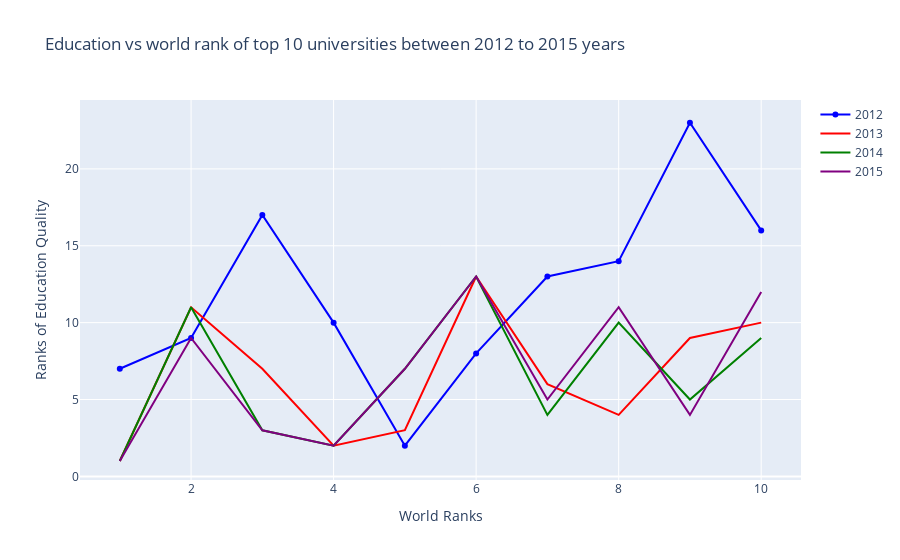

The notebook cell saved with this chart:
### Code cell
# To plot for overview on Rank of Education Quality on year 2012 for the top 10 university
trace0 = go.Scatter(
                    x=df2012.world_rank,
                    y=df2012.quality_of_education,
                    mode="lines+markers",
                    name="2012",
                    marker=dict(color="blue"),
                    text=df2012.institution+','+df2012.country,
                    )

trace1 = go.Scatter(
                    x=df2013.world_rank,
                    y=df2013.quality_of_education,
                    mode="lines",
                    name="2013",
                    marker=dict(color="red"),
                    text=df2013.institution+','+df2013.country,
                    )

trace2 = go.Scatter(
                    x=df2014.world_rank,
                    y=df2014.quality_of_education,
                    mode="lines",
                    name="2014",
                    marker=dict(color="green"),
                    text=df2014.institution+','+df2014.country,
                    )

trace3 = go.Scatter(
                    x=df2015.world_rank,
                    y=df2015.quality_of_education,
                    mode="lines",
                    name="2015",
                    marker=dict(color="purple"),
                    text=df2015.institution+','+df2015.country,
                    )

data =[trace0, trace1, trace2, trace3]

layout=go.Layout(title="Education vs world rank of top 10 universities between 2012 to 2015 years",
                 xaxis = dict(title="World Ranks"),
                 yaxis = dict(title="Ranks of Education Quality"))

fig = go.Figure(data=data, layout=layout)

offline.iplot(fig)

### Figure 1 — Plotly figure (JSON) as saved in the notebook; plotly's stock layout.template omitted (floating-point values rounded to 4 significant figures)
{"data": [{"marker": {"color": "blue"}, "mode": "lines+markers", "name": "2012", "text": ["Harvard University,USA", "Massachusetts Institute of Technology,USA", "Stanford University,USA", "University of Cambridge,United Kingdom", "California Institute of Technology,USA", "Princeton University,USA", "University of Oxford,United Kingdom", "Yale University,USA", "Columbia University,USA", "University of California, Berkeley,USA"], "type": "scatter", "x": [1, 2, 3, 4, 5, 6, 7, 8, 9, 10], "y": [7, 9, 17, 10, 2, 8, 13, 14, 23, 16]}, {"marker": {"color": "red"}, "mode": "lines", "name": "2013", "text": ["Harvard University,USA", "Stanford University,USA", "University of Oxford,United Kingdom", "Massachusetts Institute of Technology,USA", "University of Cambridge,United Kingdom", "Columbia University,USA", "University of California, Berkeley,USA", "Princeton University,USA", "University of Chicago,USA", "Yale University,USA"], "type": "scatter", "x": [1, 2, 3, 4, 5, 6, 7, 8, 9, 10], "y": [1, 11, 7, 2, 3, 13, 6, 4, 9, 10]}, {"marker": {"color": "green"}, "mode": "lines", "name": "2014", "text": ["Harvard University,USA", "Stanford University,USA", "Massachusetts Institute of Technology,USA", "University of Cambridge,United Kingdom", "University of Oxford,United Kingdom", "Columbia University,USA", "University of California, Berkeley,USA", "University of Chicago,USA", "Princeton University,USA", "Yale University,USA"], "type": "scatter", "x": [1, 2, 3, 4, 5, 6, 7, 8, 9, 10], "y": [1, 11, 3, 2, 7, 13, 4, 10, 5, 9]}, {"marker": {"color": "purple"}, "mode": "lines", "name": "2015", "text": ["Harvard University,USA", "Stanford University,USA", "Massachusetts Institute of Technology,USA", "University of Cambridge,United Kingdom", "University of Oxford,United Kingdom", "Columbia University,USA", "University of California, Berkeley,USA", "University of Chicago,USA", "Princeton University,USA", "Cornell University,USA"], "type": "scatter", "x": [1, 2, 3, 4, 5, 6, 7, 8, 9, 10], "y": [1, 9, 3, 2, 7, 13, 5, 11, 4, 12]}], "layout": {"title": {"text": "Education vs world rank of top 10 universities between 2012 to 2015 years"}, "xaxis": {"title": {"text": "World Ranks"}}, "yaxis": {"title": {"text": "Ranks of Education Quality"}}}}
